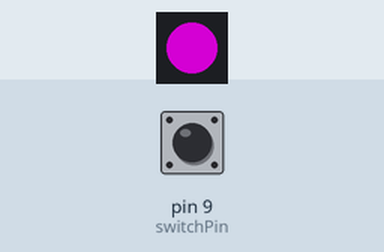
A sketch run on a simulated Arduino Uno, built with avr-gcc and run on an emulated ATmega328P. Parts: 1 RGB LEDs in strip order, left to right. The test bench sets the inputs (shaded band); at power-on: pin 9 (switchPin) LOW. Dim RGB values are drawn brighter than linear.

Above: at 1.2 s.
1.3 s: pin 9 (switchPin) pulled HIGH for 0.15 s
At 1.8 s:
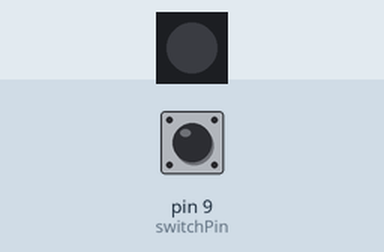
3.5 s: pin 9 (switchPin) pulled HIGH for 3.2 s
At 7.8 s:
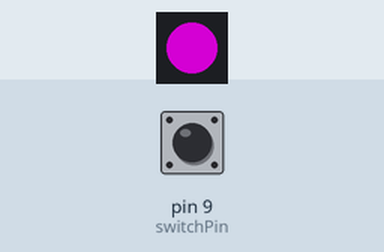
Timing chart, 0 to 9.3 s (numbered marks = the images above; inputs shaded):
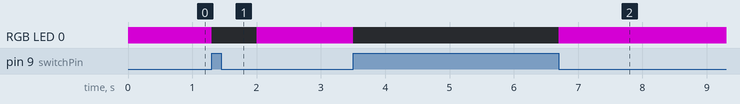

The sketch:

neopixel_gradient1.ino
```cpp
/********************************************************************************************************
  neopixel_gradient1:
  Written by Scott Kildall

  This sketch will show show a gradient from while to purple, using math to adjust the gradient levels.

---------------------------------------------------------------------------------------------------------
NeoPixel Information for initializing the strip, below
  60ma/pixel for current load
  Parameter 1 = number of pixels in strip
  Parameter 2 = pin number (most are valid)
  Parameter 3 = pixel type flags, add together as needed:
    NEO_KHZ800  800 KHz bitstream (most NeoPixel products w/WS2812 LEDs)
    NEO_KHZ400  400 KHz (classic 'v1' (not v2) FLORA pixels, WS2811 drivers)
    NEO_GRB     Pixels are wired for GRB bitstream (most NeoPixel products)
    NEO_RGB     Pixels are wired for RGB bitstream (v1 FLORA pixels, not v2)

**********************************************************************************************************/

#include <Adafruit_NeoPixel.h>

// the data pin for the NeoPixels
int neoPixelPin = 8;

// How many NeoPixels we will be using, charge accordingly
int numPixels = 1;

// Instatiate the NeoPixel from the ibrary
Adafruit_NeoPixel strip = Adafruit_NeoPixel(numPixels, neoPixelPin, NEO_GRB + NEO_KHZ800);

// our button
int switchPin = 9;

// initial colors, you can change these
int red = 128;
int blue = 128;
int green = 0;

// a pre-processor macro
#define DELAY_TIME (2000)

// stores the start time, use unsignged long to prevent overflow
unsigned long startTime;

void setup() {
  strip.begin();  // initialize the strip
  strip.show();   // make sure it is visible
  strip.clear();  // Initialize all pixels to 'off'

  startTime = millis();
  activate();
}

// use the button asynchonously
void loop() {
  if( digitalRead(switchPin) == true ) {
     allOff();
     startTime = 0;
  }
  else {
    if( startTime + DELAY_TIME < millis() ) {
       activate();
       startTime = millis();
    }
  }
}

void allOff() {
  for( int i = 0; i < numPixels; i++ ) {
       strip.setPixelColor(i, 0, 0, 0 );
   }
   strip.show();
}

// i is the variable that controls the green channel. it will start at 0 and in the final loop will be 236 (almost max green)
void activate() {
    for( int i = 0; i < numPixels; i++ ) {
       strip.setPixelColor(i, red, i*4, blue );
    }

  strip.show();
}
```

Measured:
- after the input at 1.3 s, RGB LED 0: RGB(128, 0, 128) → off at once, → RGB(128, 0, 128) 0.70 s later
- after the input at 3.5 s, RGB LED 0: RGB(128, 0, 128) → off at once, → RGB(128, 0, 128) 3.2 s later
